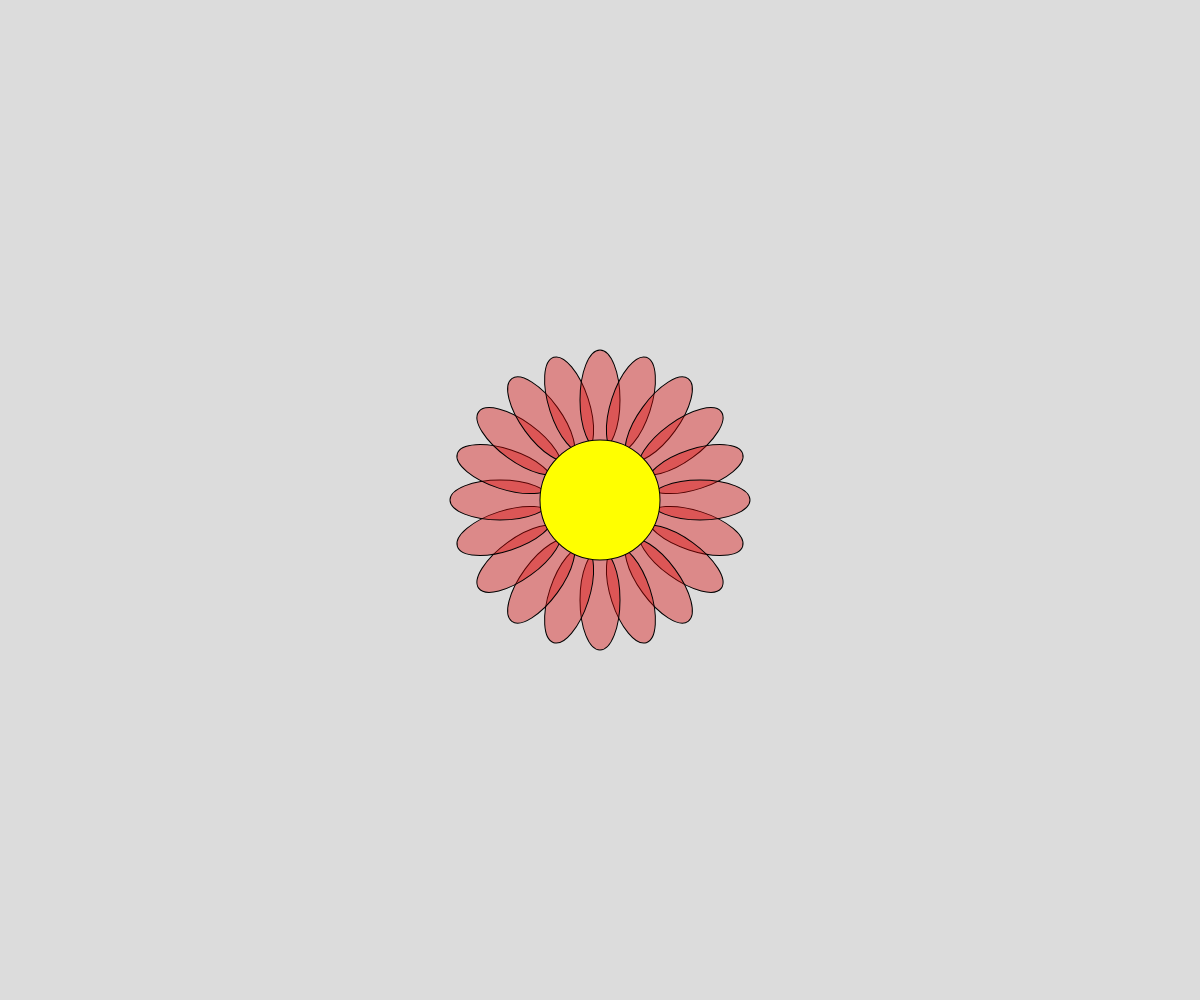
Frame 1 (no input)
Frame 60 (no input): identical to frame 1, image omitted
Frame 120 (the mouse pressed at the canvas centre since frame 60): identical to frame 1, image omitted

The p5.js sketch that drew this single still picture (run headless with seeded random() and noise() and a simulated clock; from frame 60 on, the mouse is pressed at the canvas centre):

// p5.js sketch
// ── sketch.js
let n = 20;

function setup() {
  createCanvas(innerWidth, innerHeight);
  background(220);
  angleMode(DEGREES);
}

function draw() {
  background(220);

  translate(width / 2, height / 2);

  push();
  function drawFlower() {
    for (let i = 0; i < n; i++) {
      rotate(360 / n);
      fill(220, 10, 10, 100);
      ellipse(0 + 100, 0, 100, 40);
    }
    fill("yellow");
    ellipse(0, 0, 120);
  }
drawFlower();

  pop();







}
